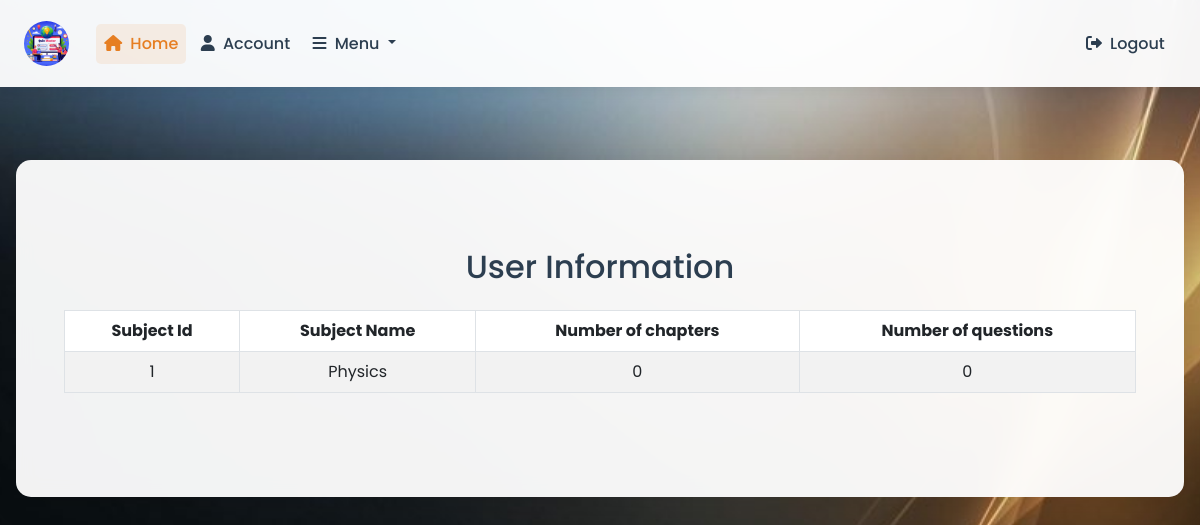
Page /subjects/1 (signed in) on the committed database.
### App/models.py (models this page shows, shortened)
class Subjects(db.Model):
    id = db.Column(db.Integer, primary_key=True)
    name = db.Column(db.String(20), nullable=False)
    no_of_chapters = db.Column(db.Integer, nullable=False, default=0)
    no_of_questions = db.Column(db.Integer, nullable=False, default=0)
    chapters = db.relationship('Chapters', backref='subject', lazy=True)
    questions = db.relationship('Questions', backref='subject', lazy=True)

### App/routes.py (the view)
@app.route('/subjects/<int:sub_id>')
def subject_info(sub_id):
    sub = Subjects.query.get_or_404(sub_id)
    return render_template('Subject_Info.html', title = sub.name, sub=sub)

### App/models.py (called while the page is built)
@login_manager.user_loader
def load_user(user_id):
    return User.query.get(int(user_id))

### App/templates/Subject_Info.html
{% extends "layout.html" %}
{% block content %}
<div class="container my-4">
    <h2 class="text-center mb-4">User Information</h2>
    <diV>
    <table class="table table-bordered table-striped table-hover text-center">
        <thead class="thead-dark">
            <tr>
                <th>Subject Id</th>
                <th>Subject Name</th>
                <th>Number of chapters</th>
                <th>Number of questions</th>
            </tr>
        </thead>
        <tbody>
            <tr>
                <td>{{ sub.id }}</td>
                <td>{{ sub.name }}</td>
                <td>{{ sub.no_of_chapters }}</td>
                <td>{{ sub.no_of_questions }}</td>
            </tr>
        </tbody>
    </table>
    </diV>
</div>
{% endblock content %}

### rows in the picture
Subjects: id "1", name "Physics", no_of_chapters "0", no_of_questions "0"
